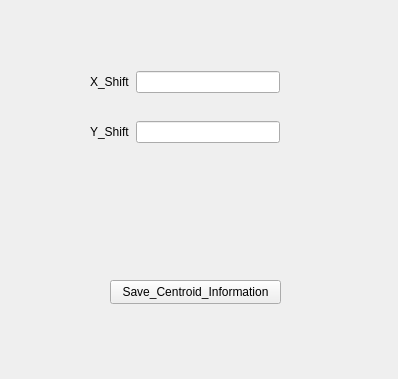
<?xml version="1.0" encoding="UTF-8"?>
<ui version="4.0">
 <class>Centroid</class>
 <widget class="QWidget" name="Centroid">
  <property name="geometry">
   <rect>
    <x>0</x>
    <y>0</y>
    <width>398</width>
    <height>379</height>
   </rect>
  </property>
  <property name="windowTitle">
   <string>Form</string>
  </property>
  <widget class="QPushButton" name="Save_Centroid_Information">
   <property name="geometry">
    <rect>
     <x>110</x>
     <y>280</y>
     <width>171</width>
     <height>24</height>
    </rect>
   </property>
   <property name="text">
    <string>Save_Centroid_Information</string>
   </property>
  </widget>
  <widget class="QWidget" name="">
   <property name="geometry">
    <rect>
     <x>90</x>
     <y>70</y>
     <width>190</width>
     <height>24</height>
    </rect>
   </property>
   <layout class="QHBoxLayout" name="horizontalLayout">
    <item>
     <widget class="QLabel" name="label">
      <property name="text">
       <string>X_Shift</string>
      </property>
     </widget>
    </item>
    <item>
     <widget class="QLineEdit" name="lineX_Shift"/>
    </item>
   </layout>
  </widget>
  <widget class="QWidget" name="">
   <property name="geometry">
    <rect>
     <x>90</x>
     <y>120</y>
     <width>190</width>
     <height>24</height>
    </rect>
   </property>
   <layout class="QHBoxLayout" name="horizontalLayout_2">
    <item>
     <widget class="QLabel" name="label_2">
      <property name="text">
       <string>Y_Shift</string>
      </property>
     </widget>
    </item>
    <item>
     <widget class="QLineEdit" name="lineY_Shift"/>
    </item>
   </layout>
  </widget>
 </widget>
 <resources/>
 <connections/>
</ui>
